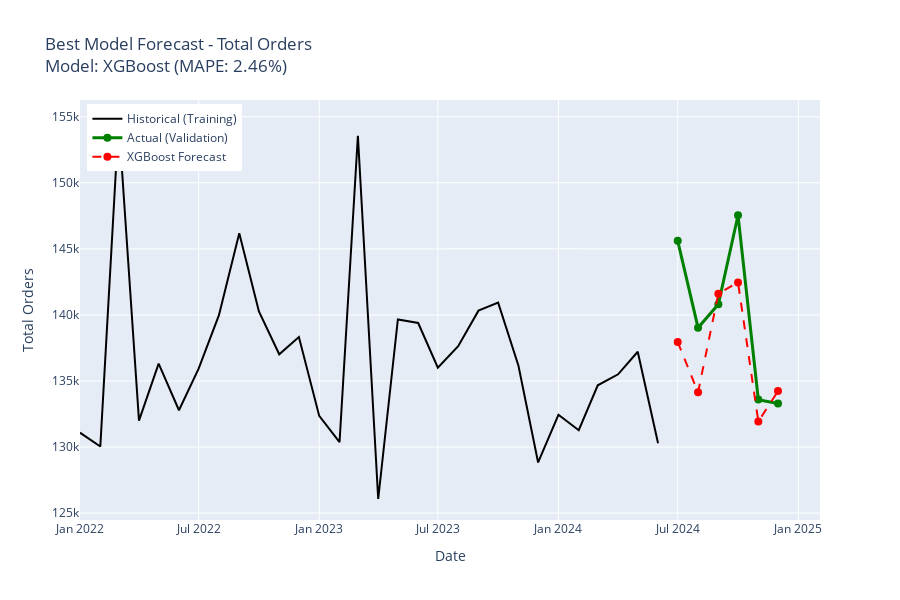

Here is the notebook cell this chart was saved with:
### Markdown cell above
## Section 5: Best Model Forecasts Visualization

### Code cell
# Create forecast visualization for each metric
for metric in target_metrics:
    fig = go.Figure()
    
    # Historical training data
    fig.add_trace(
        go.Scatter(
            x=train_df['date'],
            y=train_df[metric],
            mode='lines',
            name='Historical (Training)',
            line=dict(color='black', width=2)
        )
    )
    
    # Actual validation values
    if len(val_df) > 0:
        fig.add_trace(
            go.Scatter(
                x=val_df['date'],
                y=val_df[metric],
                mode='lines+markers',
                name='Actual (Validation)',
                line=dict(color='green', width=3),
                marker=dict(size=8)
            )
        )
    
    # Best model forecast
    if metric in forecasts:
        forecast_data = forecasts[metric]['data']
        model_name = forecasts[metric]['model']
        
        if 'date' in forecast_data.columns:
            forecast_data['date'] = pd.to_datetime(forecast_data['date'])
        
        if metric in forecast_data.columns:
            fig.add_trace(
                go.Scatter(
                    x=forecast_data['date'],
                    y=forecast_data[metric],
                    mode='lines+markers',
                    name=f'{model_name} Forecast',
                    line=dict(color='red', width=2, dash='dash'),
                    marker=dict(size=8)
                )
            )
    
    # Get MAPE for best model
    best_model = best_models[metric]
    mape = metrics_df[(metrics_df['metric'] == metric) & (metrics_df['model'] == best_model)]['MAPE'].values[0]
    
    fig.update_layout(
        title=f"Best Model Forecast - {metric.replace('_', ' ').title()}<br>Model: {best_model} (MAPE: {mape:.2f}%)",
        xaxis_title="Date",
        yaxis_title=metric.replace('_', ' ').title(),
        height=600,
        hovermode='x unified',
        legend=dict(x=0.01, y=0.99)
    )
    
    fig.show()
    
    # Save
    fig.write_html(results_dir / f'best_model_forecast_{metric}.html')
    print(f"✓ Saved: results/best_model_forecast_{metric}.html")

### Figure 1 — Plotly figure (JSON) as saved in the notebook; plotly's stock layout.template omitted (floating-point values rounded to 4 significant figures)
{"data": [{"line": {"color": "black", "width": 2}, "mode": "lines", "name": "Historical (Training)", "type": "scatter", "x": ["2022-01-01T00:00:00", "2022-02-01T00:00:00", "2022-03-01T00:00:00", "2022-04-01T00:00:00", "2022-05-01T00:00:00", "2022-06-01T00:00:00", "2022-07-01T00:00:00", "2022-08-01T00:00:00", "2022-09-01T00:00:00", "2022-10-01T00:00:00", "2022-11-01T00:00:00", "2022-12-01T00:00:00", "2023-01-01T00:00:00", "2023-02-01T00:00:00", "2023-03-01T00:00:00", "2023-04-01T00:00:00", "2023-05-01T00:00:00", "2023-06-01T00:00:00", "2023-07-01T00:00:00", "2023-08-01T00:00:00", "2023-09-01T00:00:00", "2023-10-01T00:00:00", "2023-11-01T00:00:00", "2023-12-01T00:00:00", "2024-01-01T00:00:00", "2024-02-01T00:00:00", "2024-03-01T00:00:00", "2024-04-01T00:00:00", "2024-05-01T00:00:00", "2024-06-01T00:00:00"], "y": [131085, 130036, 154679, 131993, 136308, 132782, 135932, 139980, 146175, 140265, 137021, 138323, 132354, 130364, 153564, 126065, 139657, 139388, 136007, 137631, 140323, 140925, 136153, 128830, 132440, 131269, 134670, 135502, 137209, 130283]}, {"line": {"color": "green", "width": 3}, "marker": {"size": 8}, "mode": "lines+markers", "name": "Actual (Validation)", "type": "scatter", "x": ["2024-07-01T00:00:00", "2024-08-01T00:00:00", "2024-09-01T00:00:00", "2024-10-01T00:00:00", "2024-11-01T00:00:00", "2024-12-01T00:00:00"], "y": [145610, 139036, 140808, 147542, 133588, 133293]}, {"line": {"color": "red", "dash": "dash", "width": 2}, "marker": {"size": 8}, "mode": "lines+markers", "name": "XGBoost Forecast", "type": "scatter", "x": ["2024-07-01T00:00:00", "2024-08-01T00:00:00", "2024-09-01T00:00:00", "2024-10-01T00:00:00", "2024-11-01T00:00:00", "2024-12-01T00:00:00"], "y": [137900.0, 134100.0, 141600.0, 142500.0, 131900.0, 134200.0]}], "layout": {"height": 600, "hovermode": "x unified", "legend": {"x": 0.01, "y": 0.99}, "title": {"text": "Best Model Forecast - Total Orders<br>Model: XGBoost (MAPE: 2.46%)"}, "xaxis": {"title": {"text": "Date"}}, "yaxis": {"title": {"text": "Total Orders"}}}}
